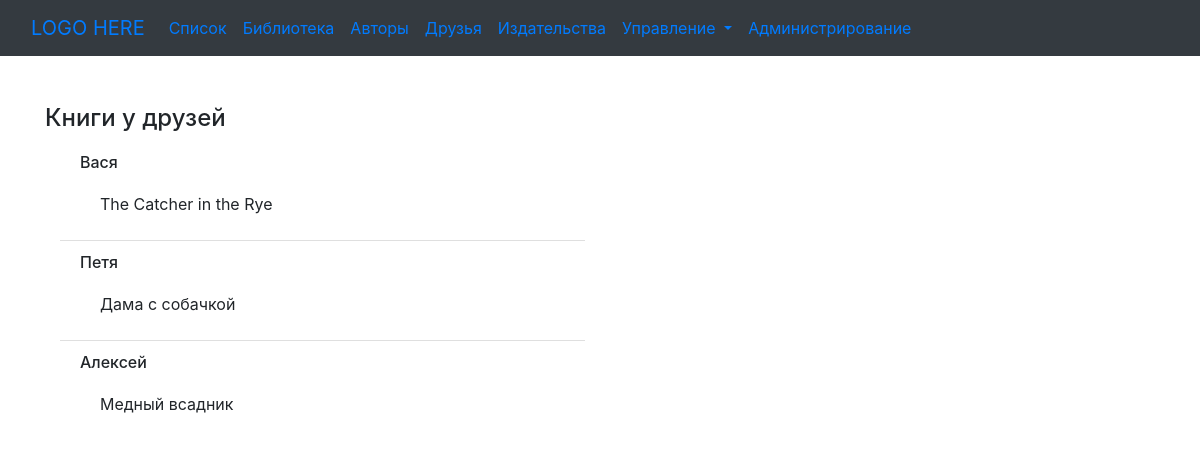
Screenshot of /friend/list/ with the database file from the repository.
### p_library/models.py (models this page shows)
class Friend(models.Model):
    name = models.CharField(max_length=50, verbose_name="Имя")
    phone_number = models.CharField(max_length=15, verbose_name="Номер телефона")
    e_mail = models.EmailField(max_length=50, verbose_name="Эл.почта")
    book = models.ForeignKey(Book,
                             on_delete=models.DO_NOTHING,
                             null=True,
                             verbose_name="Книга",
                             related_name="book", )
    def __str__(self):
        return self.name

class Book(models.Model):
    ISBN = models.CharField(verbose_name="Международный код", max_length=13)
    title = models.TextField(verbose_name="Название")
    description = models.TextField(verbose_name="Описание")
    year_release = models.SmallIntegerField(verbose_name="Год издания")
    copy_count = models.SmallIntegerField(verbose_name="Количество экз.")
    price = models.DecimalField(decimal_places=2, max_digits=10, verbose_name="Цена")
    author = models.ForeignKey(Author,
                               on_delete=models.CASCADE,
                               related_name="book_author",
                               verbose_name="Автор",
                               null=True)
    publisher = models.ForeignKey(Publisher,
                                  on_delete=models.DO_NOTHING,
                                  null=True,
                                  related_name="books",
                                  verbose_name="Издательство")
    def __str__(self):
        return self.title

### p_library/views.py (the view)
# urls.py: path('friend/list/', views.friends, name='friends'),
def friends(request):
    template = loader.get_template('friend_list.html')
    friends = Friend.objects.all()
    p_data = {
        "friends": friends,
    }
    return HttpResponse(template.render(p_data, request))

### p_library/templates/friend_list.html (shortened to what this page needs)
{% extends "base.html" %}
{% block content %}
<h4>Книги у друзей</h4>
    <div class="col-md-6">
        <ul class="list-group list-group-flush">
            {% for friend in friends %}
                <li class="list-group-item"><h6>{{ friend }}</h6>
                    <ul class="list-group">
                        <li class="list-group-item">{{ friend.book }}</li>
                    </ul>
                </li>
            {% endfor %}
        </ul>
    </div>
{% endblock %}

### rows the page displays
Friend: name "Вася", book "The Catcher in the Rye"
Friend: name "Петя", book "Дама с собачкой"
Friend: name "Алексей", book "Медный всадник"
